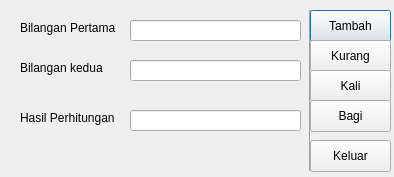
<?xml version="1.0" encoding="UTF-8"?>
<ui version="4.0">
 <class>Dialog</class>
 <widget class="QDialog" name="Dialog">
  <property name="geometry">
   <rect>
    <x>0</x>
    <y>0</y>
    <width>394</width>
    <height>177</height>
   </rect>
  </property>
  <property name="windowTitle">
   <string>Demo QLabel, QLineEdit dan QPushButton</string>
  </property>
  <widget class="QLabel" name="label">
   <property name="geometry">
    <rect>
     <x>20</x>
     <y>20</y>
     <width>111</width>
     <height>16</height>
    </rect>
   </property>
   <property name="text">
    <string>Bilangan Pertama</string>
   </property>
  </widget>
  <widget class="QLineEdit" name="txtBilangan1">
   <property name="geometry">
    <rect>
     <x>130</x>
     <y>20</y>
     <width>171</width>
     <height>21</height>
    </rect>
   </property>
  </widget>
  <widget class="QLabel" name="label_2">
   <property name="geometry">
    <rect>
     <x>20</x>
     <y>60</y>
     <width>111</width>
     <height>16</height>
    </rect>
   </property>
   <property name="text">
    <string>Bilangan kedua</string>
   </property>
  </widget>
  <widget class="QLineEdit" name="txtBilangan2">
   <property name="geometry">
    <rect>
     <x>130</x>
     <y>60</y>
     <width>171</width>
     <height>21</height>
    </rect>
   </property>
  </widget>
  <widget class="QLabel" name="label_3">
   <property name="geometry">
    <rect>
     <x>20</x>
     <y>110</y>
     <width>111</width>
     <height>16</height>
    </rect>
   </property>
   <property name="text">
    <string>Hasil Perhitungan</string>
   </property>
  </widget>
  <widget class="QLineEdit" name="txtHasilHitung">
   <property name="geometry">
    <rect>
     <x>130</x>
     <y>110</y>
     <width>171</width>
     <height>21</height>
    </rect>
   </property>
  </widget>
  <widget class="Line" name="line">
   <property name="geometry">
    <rect>
     <x>300</x>
     <y>10</y>
     <width>20</width>
     <height>161</height>
    </rect>
   </property>
   <property name="orientation">
    <enum>Qt::Vertical</enum>
   </property>
  </widget>
  <widget class="QPushButton" name="btnTambah">
   <property name="geometry">
    <rect>
     <x>310</x>
     <y>10</y>
     <width>81</width>
     <height>32</height>
    </rect>
   </property>
   <property name="text">
    <string>Tambah</string>
   </property>
  </widget>
  <widget class="QPushButton" name="btnKurang">
   <property name="geometry">
    <rect>
     <x>310</x>
     <y>40</y>
     <width>81</width>
     <height>32</height>
    </rect>
   </property>
   <property name="text">
    <string>Kurang</string>
   </property>
  </widget>
  <widget class="QPushButton" name="btnKali">
   <property name="geometry">
    <rect>
     <x>310</x>
     <y>70</y>
     <width>81</width>
     <height>32</height>
    </rect>
   </property>
   <property name="text">
    <string>Kali</string>
   </property>
  </widget>
  <widget class="QPushButton" name="btnBagi">
   <property name="geometry">
    <rect>
     <x>310</x>
     <y>100</y>
     <width>81</width>
     <height>32</height>
    </rect>
   </property>
   <property name="text">
    <string>Bagi</string>
   </property>
  </widget>
  <widget class="QPushButton" name="btnKeluar">
   <property name="geometry">
    <rect>
     <x>310</x>
     <y>140</y>
     <width>81</width>
     <height>32</height>
    </rect>
   </property>
   <property name="text">
    <string>Keluar</string>
   </property>
  </widget>
 </widget>
 <resources/>
 <connections/>
</ui>
